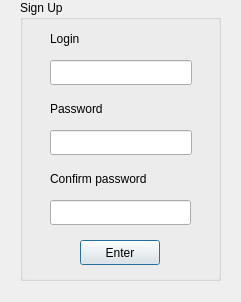
<?xml version="1.0" encoding="UTF-8"?>
<ui version="4.0">
 <class>SignUp</class>
 <widget class="QDialog" name="SignUp">
  <property name="geometry">
   <rect>
    <x>0</x>
    <y>0</y>
    <width>241</width>
    <height>302</height>
   </rect>
  </property>
  <property name="windowTitle">
   <string>SignUp</string>
  </property>
  <widget class="QGroupBox" name="groupBox">
   <property name="geometry">
    <rect>
     <x>20</x>
     <y>0</y>
     <width>201</width>
     <height>281</height>
    </rect>
   </property>
   <property name="title">
    <string>Sign Up</string>
   </property>
   <widget class="QLabel" name="label">
    <property name="geometry">
     <rect>
      <x>30</x>
      <y>30</y>
      <width>38</width>
      <height>17</height>
     </rect>
    </property>
    <property name="text">
     <string>Login</string>
    </property>
   </widget>
   <widget class="QLineEdit" name="login">
    <property name="geometry">
     <rect>
      <x>30</x>
      <y>60</y>
      <width>142</width>
      <height>25</height>
     </rect>
    </property>
   </widget>
   <widget class="QLineEdit" name="password1">
    <property name="geometry">
     <rect>
      <x>30</x>
      <y>130</y>
      <width>142</width>
      <height>25</height>
     </rect>
    </property>
   </widget>
   <widget class="QLabel" name="label_2">
    <property name="geometry">
     <rect>
      <x>30</x>
      <y>100</y>
      <width>65</width>
      <height>17</height>
     </rect>
    </property>
    <property name="text">
     <string>Password</string>
    </property>
   </widget>
   <widget class="QLineEdit" name="password2">
    <property name="geometry">
     <rect>
      <x>30</x>
      <y>200</y>
      <width>141</width>
      <height>25</height>
     </rect>
    </property>
   </widget>
   <widget class="QPushButton" name="Enter_button">
    <property name="geometry">
     <rect>
      <x>60</x>
      <y>240</y>
      <width>80</width>
      <height>25</height>
     </rect>
    </property>
    <property name="text">
     <string>Enter</string>
    </property>
   </widget>
   <widget class="QLabel" name="label_3">
    <property name="geometry">
     <rect>
      <x>30</x>
      <y>170</y>
      <width>131</width>
      <height>17</height>
     </rect>
    </property>
    <property name="text">
     <string>Confirm password</string>
    </property>
   </widget>
  </widget>
 </widget>
 <resources/>
 <connections/>
</ui>
